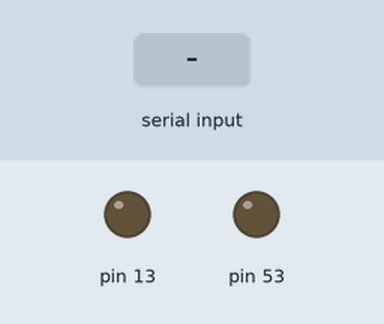
Recording of a sketch running on a simulated Arduino Mega 2560, built with avr-gcc and run on an emulated ATmega2560. Shown: output pins drawn as LEDs (lit = HIGH). The inputs (shaded band) are chosen by the test bench. Storage starts empty; what the sketch prints to the serial monitor is not drawn.

Above: at 1.2 s.
1.3 s: "1\n" received over Serial
Timing chart, 0 to 4.3 s (numbered marks = the images above; inputs shaded):
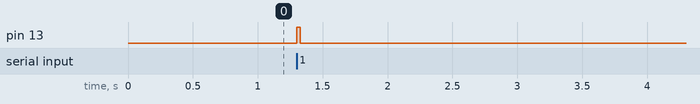

The sketch:

Extractor.ino
```cpp
//#include <SPI.h>
#include <SD.h>

void setup() {
    pinMode(53, OUTPUT);
    pinMode(13, OUTPUT);
    Serial.begin(256000);
    if (!SD.begin(53)) {
        Serial.println("Initialization failed!");
        return;
    }
}

void loop() {
    // Other code or tasks can go here
  String command = "";
  if (Serial.available() > 0) {
    command = Serial.readStringUntil('\n');
  }

  if(command == "1"){
    dump("log_1.csv", 53);
    Serial.println("Done");
  }

  if(command == "2"){
    dump("log_2.csv", 49);
    Serial.println("Done");
  }


    //dump("/log_1.csv", 53);
}

void dump(char filename[], int pin){
  digitalWrite(13, HIGH);
  SD.begin(pin);
  File dataFile = SD.open(filename, FILE_READ);
    if (dataFile) {
        while (dataFile.available()) {
            Serial.write(dataFile.read());
        }
        dataFile.close();
    } else {
        Serial.println("Error opening ");
    }
  digitalWrite(13, LOW);
}
```

Measured:
- after the input at 1.3 s, pin 13: LOW → HIGH at once, → LOW 0.03 s later
